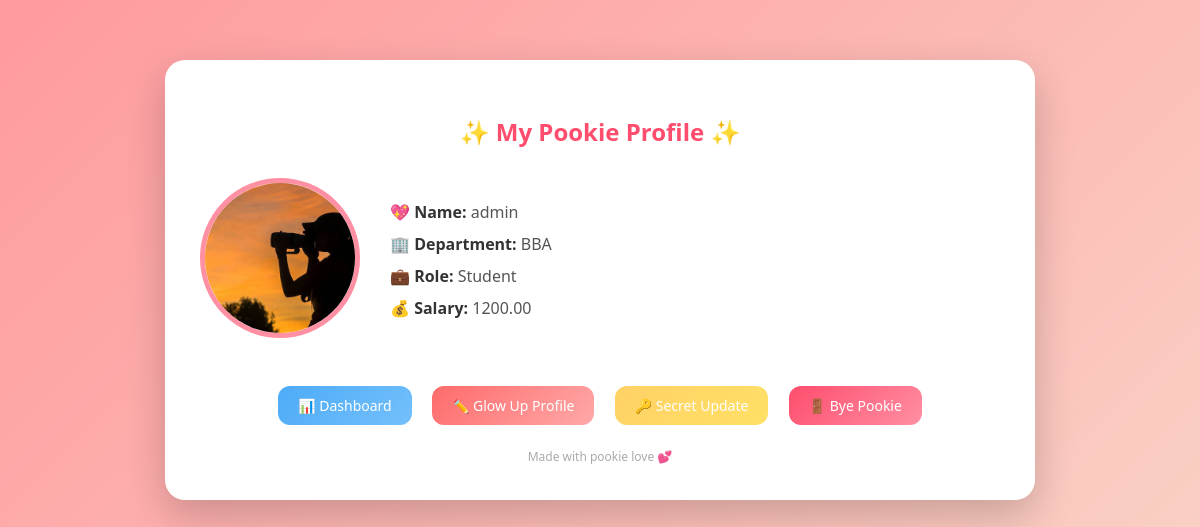
The app's page /profile/ (signed in) with its own data.
### employees/models.py (models this page shows, shortened)
class ProfileModel(models.Model):
    user = models.OneToOneField(
        User,
        on_delete=models.CASCADE,
        related_name='profile'
    )
    department = models.CharField(max_length=100, null=True, blank=True)
    designation = models.CharField(max_length=100, null=True, blank=True)
    salary = models.DecimalField(max_digits=10, decimal_places=2, null=True, blank=True)
    photo = models.ImageField(upload_to='profile_photos/', null=True, blank=True)

### employees/views.py (the view)
# urls.py: path('profile/', profile_view, name='profile'),
@login_required
def profile_view(request):
    profile, created = ProfileModel.objects.get_or_create(user=request.user)
    return render(request, 'myapp/Auth/profile.html', {'profile': profile})

### employees/templates/myapp/Auth/profile.html (shortened to what this page needs)
<!DOCTYPE html>
<html lang="en">
<head>
</head>
<body>
<div class="container">
    <h2>✨ My Pookie Profile ✨</h2>
    <div class="profile-card">
        <div class="profile-img">
            {% if profile.photo %}
                <img src="{{ profile.photo.url }}" alt="Profile Photo">
            {% else %}
                <img src="https://via.placeholder.com/150" alt="No Image">
            {% endif %}
        </div>
        <div class="profile-info">
            <p><span class="label">💖 Name:</span> {{ profile.user.username }}</p>
            <p><span class="label">🏢 Department:</span> {{ profile.department }}</p>
            <p><span class="label">💼 Role:</span> {{ profile.designation }}</p>
            <p><span class="label">💰 Salary:</span> {{ profile.salary }}</p>
        </div>
    </div>
    <div class="actions">
        <a href="{% url 'dashboard' %}" class="dashboard">📊 Dashboard</a>
        <a href="/edit-profile/" class="edit">✏️ Glow Up Profile</a>
        <a href="/change-password/" class="password">🔑 Secret Update</a>
        <a href="/logout/" class="logout">🚪 Bye Pookie</a>
    </div>
    <div class="footer-note">Made with pookie love 💕</div>
</div>
</body>
</html>

### employees/templates/myapp/Auth/profile.html (style rules this page uses)
body { margin: 0; font-family: 'Segoe UI', sans-serif; background: linear-gradient(135deg, #ff9a9e, #fad0c4); }
.container { max-width: 800px; margin: 60px auto; background: #fff; border-radius: 20px; padding: 35px; box-shadow: 0 15px 40px rgba(0,0,0,0.2); animation: fadeIn 0.6s ease; }
h2 { text-align: center; margin-bottom: 30px; color: #ff4d6d; }
.profile-card { display: flex; gap: 30px; align-items: center; }
.profile-img { text-align: center; }
.profile-img img { width: 150px; height: 150px; border-radius: 50%; object-fit: cover; border: 5px solid #ff8fa3; transition: 0.3s; }
.profile-info { flex: 1; }
.profile-info p { font-size: 16px; margin: 10px 0; color: #555; }
.label { font-weight: bold; color: #333; }
.actions { margin-top: 35px; text-align: center; }
.actions a { display: inline-block; margin: 8px; padding: 10px 20px; border-radius: 12px; text-decoration: none; color: white; font-size: 14px; transition: 0.3s; }
.dashboard { background: linear-gradient(135deg, #4dabf7, #74c0fc); }
.edit { background: linear-gradient(135deg, #ff6b6b, #ffa8a8); }
.password { background: linear-gradient(135deg, #ffd166, #ffe066); color: #000; }
.logout { background: linear-gradient(135deg, #ff4d6d, #ff8fa3); }
.footer-note { text-align: center; font-size: 12px; color: #aaa; margin-top: 15px; }

### records on screen
ProfileModel: photo (picture), user.username "admin", department "BBA", designation "Student", salary "1200.00"
